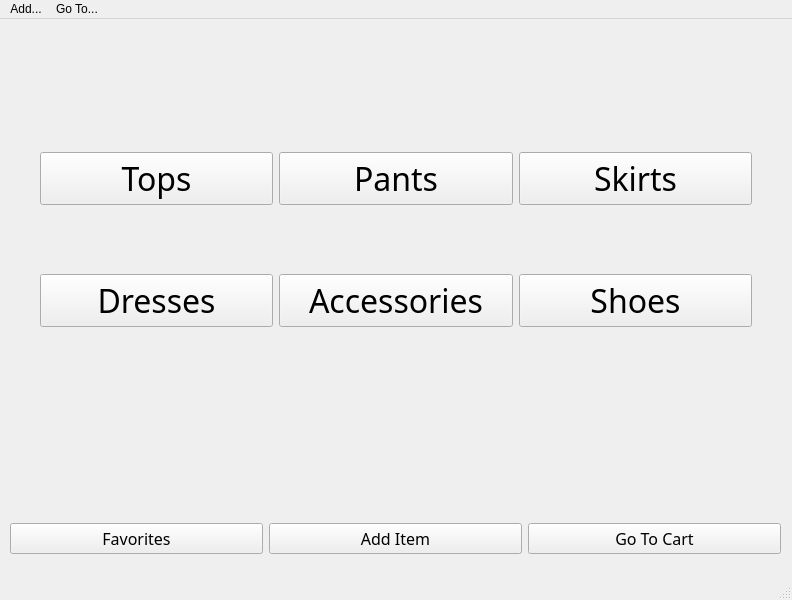
<?xml version="1.0" encoding="UTF-8"?>
<ui version="4.0">
 <class>MainWindow</class>
 <widget class="QMainWindow" name="MainWindow">
  <property name="geometry">
   <rect>
    <x>0</x>
    <y>0</y>
    <width>792</width>
    <height>600</height>
   </rect>
  </property>
  <property name="windowTitle">
   <string>My Closet</string>
  </property>
  <widget class="QWidget" name="centralwidget">
   <widget class="QWidget" name="verticalLayoutWidget">
    <property name="geometry">
     <rect>
      <x>10</x>
      <y>489</y>
      <width>771</width>
      <height>61</height>
     </rect>
    </property>
    <layout class="QVBoxLayout" name="lower_layout">
     <item>
      <layout class="QHBoxLayout" name="lower_layout_2">
       <item>
        <widget class="QPushButton" name="favorite_button">
         <property name="font">
          <font>
           <family>Microsoft YaHei UI Light</family>
           <pointsize>12</pointsize>
          </font>
         </property>
         <property name="text">
          <string>Favorites</string>
         </property>
        </widget>
       </item>
       <item>
        <widget class="QPushButton" name="add_item_button">
         <property name="font">
          <font>
           <family>Microsoft YaHei UI Light</family>
           <pointsize>12</pointsize>
          </font>
         </property>
         <property name="text">
          <string>Add Item</string>
         </property>
        </widget>
       </item>
       <item>
        <widget class="QPushButton" name="go_to_cart_button">
         <property name="font">
          <font>
           <family>Microsoft YaHei UI Light</family>
           <pointsize>12</pointsize>
          </font>
         </property>
         <property name="text">
          <string>Go To Cart</string>
         </property>
        </widget>
       </item>
      </layout>
     </item>
    </layout>
   </widget>
   <widget class="QWidget" name="gridLayoutWidget_2">
    <property name="geometry">
     <rect>
      <x>40</x>
      <y>70</y>
      <width>712</width>
      <height>301</height>
     </rect>
    </property>
    <layout class="QGridLayout" name="gridLayout">
     <item row="0" column="0">
      <widget class="QPushButton" name="tops_button">
       <property name="font">
        <font>
         <family>Microsoft YaHei UI Light</family>
         <pointsize>24</pointsize>
        </font>
       </property>
       <property name="text">
        <string>Tops</string>
       </property>
      </widget>
     </item>
     <item row="0" column="1">
      <widget class="QPushButton" name="pants_button">
       <property name="font">
        <font>
         <family>Microsoft YaHei UI Light</family>
         <pointsize>24</pointsize>
        </font>
       </property>
       <property name="text">
        <string>Pants</string>
       </property>
      </widget>
     </item>
     <item row="0" column="2">
      <widget class="QPushButton" name="skirts_button">
       <property name="font">
        <font>
         <family>Microsoft YaHei UI Light</family>
         <pointsize>24</pointsize>
        </font>
       </property>
       <property name="text">
        <string>Skirts</string>
       </property>
      </widget>
     </item>
     <item row="1" column="1">
      <widget class="QPushButton" name="accessories_button">
       <property name="font">
        <font>
         <family>Microsoft YaHei UI Light</family>
         <pointsize>24</pointsize>
        </font>
       </property>
       <property name="text">
        <string>Accessories</string>
       </property>
      </widget>
     </item>
     <item row="1" column="0">
      <widget class="QPushButton" name="dresses_button">
       <property name="font">
        <font>
         <family>Microsoft YaHei UI Light</family>
         <pointsize>24</pointsize>
        </font>
       </property>
       <property name="text">
        <string>Dresses</string>
       </property>
      </widget>
     </item>
     <item row="1" column="2">
      <widget class="QPushButton" name="shoes_button">
       <property name="font">
        <font>
         <family>Microsoft YaHei UI Light</family>
         <pointsize>24</pointsize>
        </font>
       </property>
       <property name="text">
        <string>Shoes</string>
       </property>
      </widget>
     </item>
    </layout>
   </widget>
  </widget>
  <widget class="QMenuBar" name="menubar">
   <property name="geometry">
    <rect>
     <x>0</x>
     <y>0</y>
     <width>792</width>
     <height>21</height>
    </rect>
   </property>
   <widget class="QMenu" name="add_bar_2">
    <property name="title">
     <string>Add...</string>
    </property>
    <addaction name="new_item_bar"/>
    <addaction name="new_favorite_look_bar"/>
   </widget>
   <widget class="QMenu" name="go_to_bar">
    <property name="title">
     <string>Go To...</string>
    </property>
    <addaction name="favorites_bar"/>
    <addaction name="cart_bar"/>
   </widget>
   <addaction name="add_bar_2"/>
   <addaction name="go_to_bar"/>
  </widget>
  <widget class="QStatusBar" name="statusbar"/>
  <action name="add_item_bar">
   <property name="text">
    <string>Item</string>
   </property>
  </action>
  <action name="add_favorite_look_bar">
   <property name="text">
    <string>Favorite Look</string>
   </property>
  </action>
  <action name="actionFavorites">
   <property name="text">
    <string>Favorites</string>
   </property>
  </action>
  <action name="actionCart">
   <property name="text">
    <string>Cart</string>
   </property>
  </action>
  <action name="favorites_bar">
   <property name="text">
    <string>Favorites</string>
   </property>
  </action>
  <action name="cart_bar">
   <property name="text">
    <string>Cart</string>
   </property>
  </action>
  <action name="new_item_bar">
   <property name="text">
    <string>New Item</string>
   </property>
  </action>
  <action name="new_favorite_look_bar">
   <property name="text">
    <string>New Favorite Look</string>
   </property>
  </action>
 </widget>
 <resources/>
 <connections/>
</ui>
